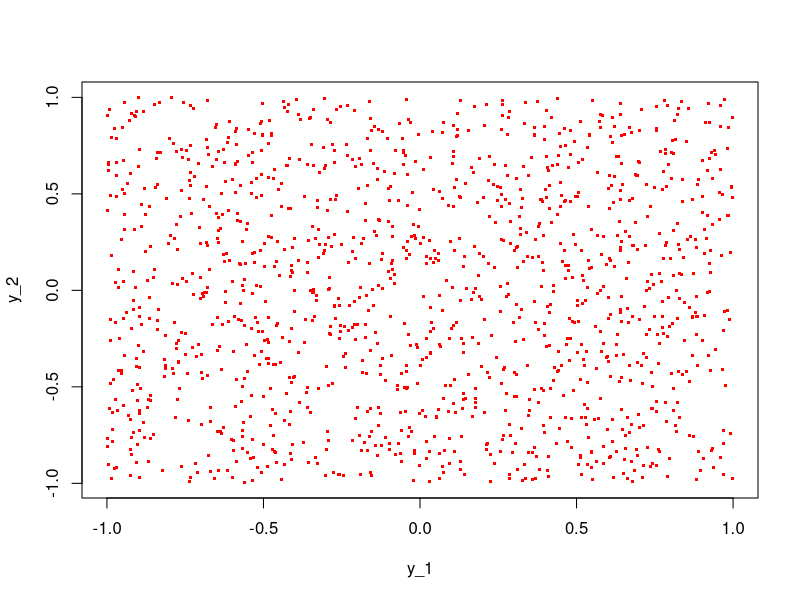

Source code (R): (Note: this script raises an error after producing the figure.)
#Example B: 2D location quantiles
#illustrating the use of compContourM1u/compContourM2u and evalContour
# on 2D location quantiles













N <- 1357; M <- 2; TauVec <- c(0.3579, 0.1357, 0.0135)




set.seed(8416); YMat <- matrix(runif(N*M, -1, 1), N, M); XVec <- matrix(1, N, 1)

plot(YMat[, 1], YMat[, 2], xlab='y_1', ylab='y_2', type='p', pch='.', cex=3, col='red')

#Way 1:
for (i in 1:length(TauVec)){
    Tau <- TauVec[i]
    COutST <- compContourM1u(Tau, YMat, XVec)
    if (length(COutST$CharST$HypMat)){
        CST <- evalContour(-COutST$CharST$HypMat[, 1:M], -COutST$CharST$HypMat[, (M+1)])
        if (CST$Status == 0){
            CnvOrd <- sort(atan2(CST$TVVMat[, 1]-mean(CST$TVVMat[, 1]), CST$TVVMat[, 2]-mean(CST$TVVMat[, 2])), index.return=TRUE)
            ContourVec <- CST$TVVMat[CnvOrd$i, ]; ContourVec <- rbind(ContourVec, ContourVec[1, ])
            lines(ContourVec, type='l', col='#008000', lwd=8) #color green, line width 8
        }
    }
}

set.seed(8416); YMat <- matrix(runif(N*M, -1, 1), N, M); XVec <- matrix(1, N, 1)

#Way 2:
for (i in 1:length(TauVec)){
    Tau <- TauVec[i]
    COutST <- compContourM1u(Tau, YMat, XVec)
    if (length(COutST$CharST$HypMat)){
        CST <- evalContour(-COutST$CharST$HypMat[, 1:M], -COutST$CharST$HypMat[, (M+1)])
        if (CST$Status == 0){
            CnvOrd <- sort(atan2(CST$TVVMat[, 1]-mean(CST$TVVMat[, 1]), CST$TVVMat[, 2]-mean(CST$TVVMat[, 2])), index.return=TRUE)
            ContourVec <- CST$TVVMat[CnvOrd$i, ]; ContourVec <- rbind(ContourVec, ContourVec[1, ])
            lines(ContourVec, type='l', col='#0000a0', lwd=4) #color blue, line width 4
        }
        IsInVec <- (COutST$PosVec == 0)
        NIn <- N - sum(COutST$PosVec > 0)
        if (NIn > 0){
            PseudoIPRow <- colSums(YMat[IsInVec, ])
            YMat <- YMat[!IsInVec, ]
            XVec <- as.matrix(XVec[!IsInVec, ])
            XVec <- rbind(XVec, NIn)
            YMat <- rbind(YMat, PseudoIPRow)
        }
    }
}

set.seed(8416); YMat <- matrix(runif(N*M, -1, 1), N, M); XVec <- matrix(1, N, 1)

#Way 3:
for (i in 1:length(TauVec)){
    Tau <- TauVec[i]
    Tau <- Tau*N/dim(YMat)[1]
    COutST <- compContourM1u(Tau, YMat, XVec)
    if (length(COutST$CharST$HypMat)){
        CST <- evalContour(-COutST$CharST$HypMat[, 1:M], -COutST$CharST$HypMat[, (M+1)])
        if (CST$Status == 0){
            CnvOrd <- sort(atan2(CST$TVVMat[, 1]-mean(CST$TVVMat[, 1]), CST$TVVMat[, 2]-mean(CST$TVVMat[, 2])), index.return=TRUE)
            ContourVec <- CST$TVVMat[CnvOrd$i, ]; ContourVec <- rbind(ContourVec, ContourVec[1, ])
            lines(ContourVec, type='l', col='#ffffff', lwd=2) #color white, line width 2
        }
        IsInVec <- (COutST$PosVec == 0)
        YMat <- YMat[!IsInVec, ]
        XVec <- as.matrix(XVec[!IsInVec, ])
    }
}




